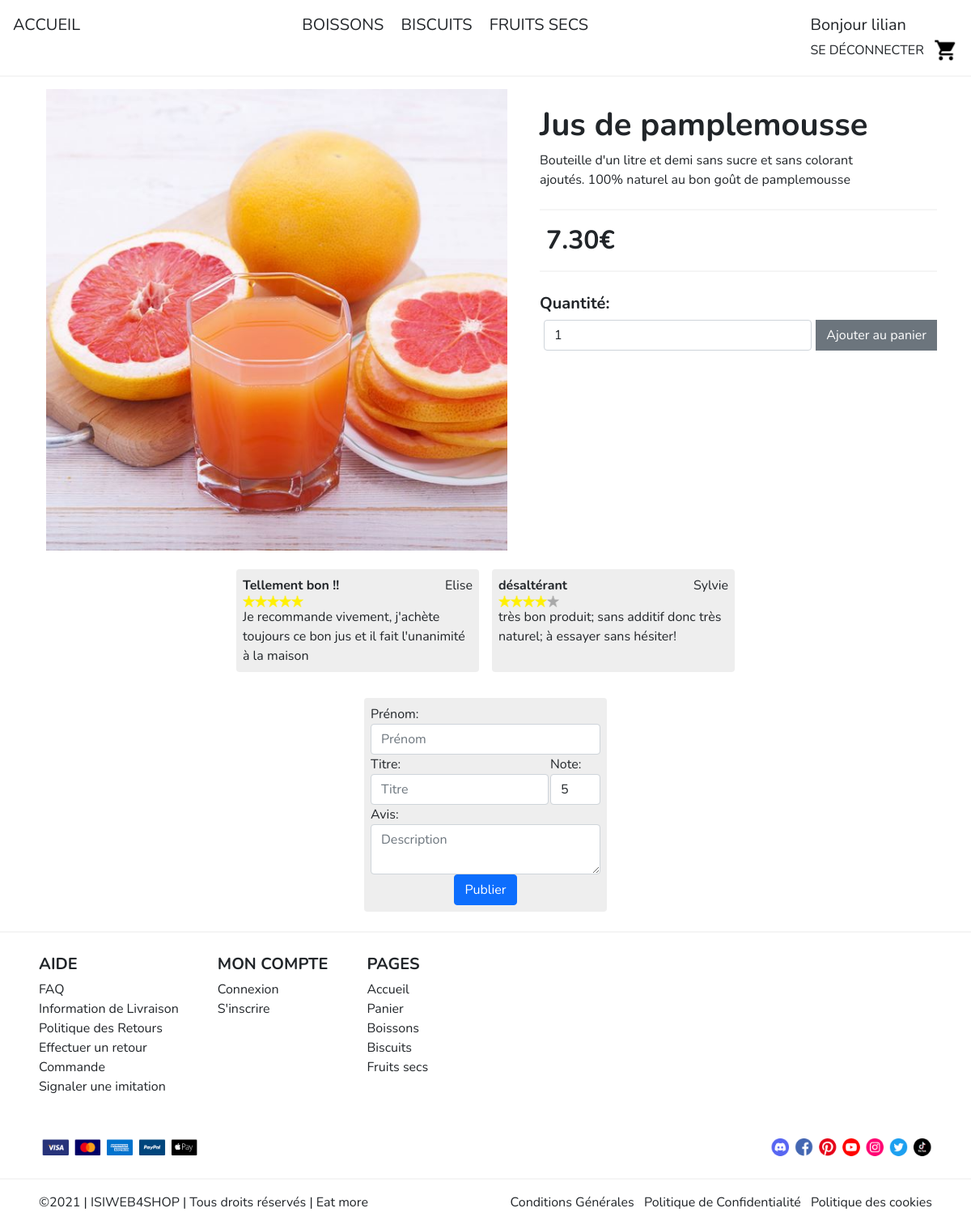
The page /index.php?page=product&product=15 (signed in) on the database its author committed.
### tables this page shows
CREATE TABLE `categories` (
  `id` tinyint(4) NOT NULL,
  `name` varchar(100) NOT NULL
);

CREATE TABLE `products` (
  `id` int(11) NOT NULL,
  `cat_id` tinyint(4) NOT NULL,
  `name` varchar(150) NOT NULL,
  `description` text NOT NULL,
  `image` varchar(30) NOT NULL,
  `price` decimal(5,2) NOT NULL,
  `quantity` int(3) NOT NULL
);

CREATE TABLE `reviews` (
  `id_product` int(2) NOT NULL,
  `name_user` varchar(50) NOT NULL,
  `stars` int(1) NOT NULL,
  `title` varchar(50) NOT NULL,
  `description` varchar(150) NOT NULL
);

### index.php (called while the page is built, shortened)
<?php
if(isset($_GET['page']))
{
	$page = htmlspecialchars($_GET['page']);
}
else
$page="home";
require_once(PATH_CONTROLLERS.$page.'.php');
?>

### models/m_navbar.php (called while the page is built)
<?php
try {
	$bdd = new PDO('mysql:host=' . BD_HOST . '; dbname=' . BD_DBNAME . '; charset=utf8', BD_USER, BD_PWD);
	$bdd->setAttribute(PDO::ATTR_ERRMODE, PDO::ERRMODE_EXCEPTION);
} catch (PDOException $e) {
	if (DEBUG)
		die('Erreur : ' . $e->getMessage());
	$alert = 'connexion à la base de données';
}
$requete = "SELECT * FROM categories";
$donnees = array();
try {
	$query = $bdd->prepare($requete);
	$query->execute($donnees);
	$resultatsCategories = $query->fetchAll();
} catch (PDOException $e)
{
	if (DEBUG) die('Erreur : ' . $e->getMessage());
}

### models/m_product.php (called while the page is built)
<?php
try {
	$bdd = new PDO('mysql:host=' . BD_HOST . '; dbname=' . BD_DBNAME . '; charset=utf8', BD_USER, BD_PWD);
	$bdd->setAttribute(PDO::ATTR_ERRMODE, PDO::ERRMODE_EXCEPTION);
} catch (PDOException $e) {
	if (DEBUG)
		die('Erreur : ' . $e->getMessage());
	$alert = 'connexion à la base de données';
}
$requete = "SELECT * FROM products WHERE id = ?";
$donnees = array(
	$productId,
);
try {
	$query = $bdd->prepare($requete);
	$query->execute($donnees);
	if(!($resultProduct = $query->fetch(PDO::FETCH_ASSOC))){
		header("Location: ./index.php?page=404");
	}
} catch (PDOException $e)
{
	if (DEBUG) die('Erreur : ' . $e->getMessage());
}
$requete = "SELECT * FROM reviews WHERE id_product = ?";
$donnees = array(
	$productId,
);
try {
	$query = $bdd->prepare($requete);
	$query->execute($donnees);
	$reviewProduct = $query->fetchAll();
} catch (PDOException $e)
{
	if (DEBUG) die('Erreur : ' . $e->getMessage());
}

### views/v_product.php (the view, shortened to what this page needs)
<?php require_once(PATH_VIEWS . 'navbar.php'); ?>
<div class="container" id="product">
    <img src="<?= PATH_IMAGES . $resultProduct["image"] ?>" alt="">
    <div>
        <h1><b><?= $resultProduct["name"] ?></b></h1>
        <p class="pe-5"><?= $resultProduct["description"] ?></p>
        <div class="divider mt-4"></div>
        <p class="fs-2 fw-bolder p-2"><?= $resultProduct["price"] ?>€</p>
        <div class="divider mb-4"></div>
        <form class="d-flex flex-column" action="index.php?page=cart&add=true&product=<?= $resultProduct["id"] ?>" method="POST">
            <label class="fs-5 fw-bolder" for="quantity">Quantité:</label>
            <div class="d-flex m-0">
                <input class="form-control" name="quantity" id="quantity" type="number" value="1" min="1">
                <input class="btn btn-secondary" type="submit" value="Ajouter au panier">
            </div>
        </form>
    </div>
</div>
<div class="d-flex justify-content-center flex-wrap">
<?php
foreach($reviewProduct as $review){
    ?>
<div class="bg-grey m-2 p-2 rounded w-25">
<div class="d-flex justify-content-between">
    <p class="fw-bolder"><?=$review['title']?></p>
    <p><?=$review['name_user']?></p>
</div>
<div class="d-flex ">
    <?php
    for($i = 0; $i<$review['stars']; $i++) { ?>
        <img class="review-stars" src="<?= PATH_IMAGES."review_star.png"?>" alt="">
    <?php }
    for($i = 0; $i<5-$review['stars']; $i++) { ?>
        <img class="review-stars" src="<?= PATH_IMAGES."review_gray.png"?>" alt="">
    <?php } ?>
    </div>
<p><?=$review['description']?></p>
</div>
<?php
}
?>
</div>
<div class="d-flex justify-content-center">
    <form class="bg-grey w-25 d-flex flex-column rounded p-2 m-4" action="index.php?page=addReview&product=<?=$productId?>" method="POST">
        <label>Prénom: <input type="text" name="name" class="form-control" placeholder="Prénom" required></label>
        <div class="form-group d-flex justify-content-between">
            <label>Titre: <input type="text"  class="form-control" name="title" placeholder="Titre" required></label>
            <label>Note: <input type="number"  class="form-control" name="stars" value=5 min=1 max=5 required></label>
        </div>
        <label >Avis: <textarea name="review" class="form-control" placeholder="Description" required></textarea></label>
        <div class="form-group align-self-center">
            <button type="submit" class="btn btn-primary rounded">Publier</button>
        </div>
    </form>
</div>
<?php require_once(PATH_VIEWS . 'footer.php'); ?>

### views/v_navbar.php
<div class="d-flex justify-content-between p-3 bg-white menu">
    <a href="index.php?page=home" class="fs-5">ACCUEIL</a>
    <div class="categories">
        <?php foreach ($resultatsCategories as $categorie) { ?>
            <a class="fs-5 ms-2 me-2" href="<?= 'index.php?page=products&category=' . $categorie['id'] ?>"> <?= strtoupper($categorie['name']) ?> </a>
        <?php
        } ?>
    </div>
    <div >
        <?php
        if ($_SESSION['connected'] == true) { ?>
            <p class="fs-5">Bonjour <?= $_SESSION['name'] ?></p>
            <a href="index.php?page=logout">SE DÉCONNECTER</a>
        <?php
        } else { ?>
            <a class="fs-5" href="index.php?page=account">CONNEXION</a>
        <?php
        }
        ?>
        <a class="fs-5 ms-2" href="index.php?page=cart"><img class="cartImg" alt="" src="<?=PATH_IMAGES?>cart.png"></a>
    </div>
</div>
<div class="divider"></div>

### views/v_footer.php
</div>
<footer>
	<div class="divider "></div>
	<div class="ms-5 me-5 mt-4">
		<div class="d-flex">
			<div class="d-flex flex-column me-5">
				<p class="fs-5 fw-bolder mb-1">AIDE</p>
				<a href="">FAQ</a>
				<a href="">Information de Livraison</a>
				<a href="">Politique des Retours</a>
				<a href="">Effectuer un retour</a>
				<a href="">Commande</a>
				<a href="">Signaler une imitation</a>
			</div>
			<div class="d-flex flex-column me-5">
				<p class="fs-5 fw-bolder mb-1">MON COMPTE</p>
				<a href="index.php?page=account">Connexion</a>
				<a href="index.php?page=createAccount">S'inscrire</a>
			</div>
			<div class="d-flex flex-column">
				<p class="fs-5 fw-bolder mb-1">PAGES</p>
				<a href="index.php?page=home">Accueil</a>
				<a href="index.php?page=cart">Panier</a>
				<?php foreach ($resultatsCategories as $categorie) { ?>
					<a href="<?= 'index.php?page=products&category=' . $categorie['id'] ?>"> <?= ucfirst($categorie['name']) ?> </a>
				<?php
				} ?>
			</div>
		</div>
		<div class="d-flex justify-content-between mt-5 mb-4">
			<img src="<?= PATH_IMAGES . "creditCard.png" ?>" alt="">
			<img src="<?= PATH_IMAGES . "network.png" ?>" alt="">
		</div>
	</div>
	<div class="divider mt-2 mb-3 "></div>
	<div class="d-flex justify-content-between ms-5 me-5 mt-2 pb-3">
		<p>©2021 | ISIWEB4SHOP | Tous droits réservés | Eat more</p>
		<div>
			<a class="me-2" href="">Conditions Générales</a>
			<a class="me-2" href="">Politique de Confidentialité</a>
			<a href="">Politique des cookies</a>
		</div>
	</div>
</footer>
</body>
</html>

### assets/css/styles.css (style rules this page uses)
.categories a { position: relative; }
.categories a:after { position: absolute; bottom: 0; left: 0; right: 0; margin: auto; width: 0%; content: '.'; color: transparent; background: linear-gradient(90deg,#ffdda5,#c28d46); height: 1px; transition: all .5S; }
* { padding: 0; margin: 0; font-family: Nunito; }
p { margin : 0px; }
html, body { margin:0px; height:100%; }
.divider { background-color: #f5f5f5; height: 2px; }
.bg-grey { background-color: #EEEEEE; }
a { color:inherit; }
a:link { text-decoration: none; }
.review-stars { width: 15px; height: 15px; }
.cartImg { width: 30px; height: 30px; }
#product { display: flex; }
#product img { height: 600px; width: 600px; padding: 15px; }
#product div { margin-left: 20px; margin-top: 30px; }
#product div > * { margin-left: 5px; margin-top: 5px; }
footer img { width: 200px; }

### rows shown on the page
categories: name "BOISSONS", name "Boissons"
categories: name "BISCUITS", name "Biscuits"
categories: name "FRUITS SECS", name "Fruits secs"
products: image (picture), name "Jus de pamplemousse", description "Bouteille d'un litre et demi sans sucre et sans colorant ajoutés. 100% naturel au bon goût de pamplemousse", price "7.30"
reviews: title "Tellement bon !!", name_user "Elise", stars 5 (drawn), description "Je recommande vivement, j'achète toujours ce bon jus et il fait l'unanimité à la maison"
reviews: title "désaltérant", name_user "Sylvie", stars 4 (drawn), description "très bon produit; sans additif donc très naturel; à essayer sans hésiter!"

### other values the page prints
$_SESSION['name'] "lilian"
